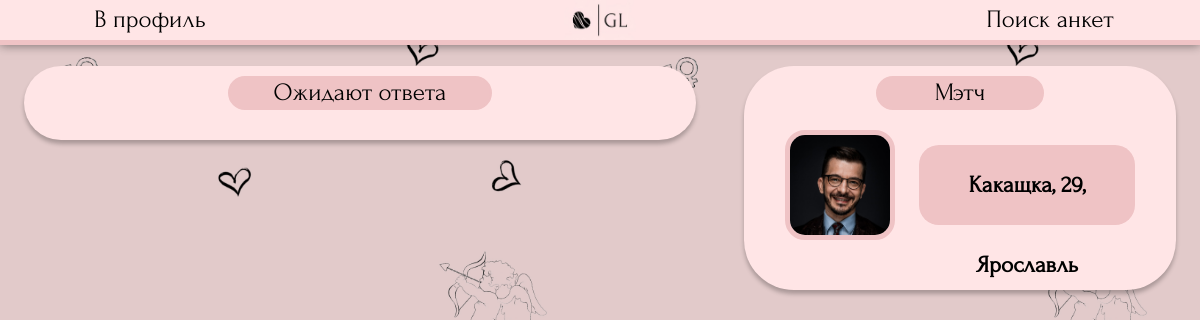
The app's page /searching/reactions/ (signed in) with its own data.
### searching/models.py (models this page shows, shortened)
class Profile(models.Model):
    genders = (
        ('Парень', 'Парень'),
        ('Девушка', 'Девушка')
    )
    point_of_searching_list = (
        ('Отношения', 'Отношения'),
        ('Свидания', 'Свидания'),
        ('Дружба', 'Дружба'),
        ('Общение', 'Общение'),
    )
    name = models.CharField ('Имя', max_length=50)
    avatar = models.ImageField ('Фото', upload_to='photos/users', default='photos/default_avatar.jpg')
    age = models.IntegerField("Возраст")
    gender = models.CharField ("Пол", choices=genders, max_length=30, default=genders[0])
    point_of_searching = models.CharField ("Цель знакомства", choices=point_of_searching_list, max_length=30, default=point_of_searching_list[0])
    city = models.CharField ('Город', max_length=100, default="Не указано")
    description = models.TextField ('О себе', max_length=300)
    social = models.CharField ('Ссылка на соцсеть', max_length=50, default='@name')
    user = models.OneToOneField(User, verbose_name='Автор анкеты', on_delete=models.CASCADE)
    age_search_min = models.IntegerField("Возраст поиска (от)", default=18)
    age_search_max = models.IntegerField("Возраст поиска (до)", default=100)
    class Meta:
        verbose_name = "Анкета"
        verbose_name_plural = "Анкеты"

### searching/views.py (the view)
class ReactionsView(View):
    def get(self, request):
        reactions = Reactions.objects.all()
        my_reactions = []
        marked_profiles = [] #collect ids
        for reaction in reactions:
            if reaction.like_receiver.username == request.user.username:
                if reaction.viewed == False:
                    marked_profiles.append(reaction.like_sender_profile.id)
                my_reactions.append (reaction.like_sender_profile)
        pairs = NewPair.objects.all()
        my_pairs = []
        for pair in pairs:
            if pair.user1.username == request.user.username:
                if pair.viewed1 == False:
                    marked_profiles.append(pair.profile2.id)
                my_pairs.append(pair.profile2)
            if pair.user2.username == request.user.username:
                if pair.viewed2 == False:
                    marked_profiles.append(pair.profile1.id)
                my_pairs.append(pair.profile1)
        return render(request, 'searching/reactions.html', {'profile_list': my_reactions, 'pair_list':my_pairs, 'marked_profiles': marked_profiles})

### templates/searching/reactions.html (shortened to what this page needs)
{% load static %}
<!DOCTYPE HTML>
<html>
	<head>
        <link rel="stylesheet" href="{% static 'css/reactions.css' %}" type="text/css">
    </head>
    <body>
        <header>
            <button onclick="location.href='/searching/myprofile'">В профиль</button>
            <a class="logocontainer" href="{% url 'profiles' %}"><img class="mainlogo" src='{% static "css/bg_mini.jpg" %}' ></a>
            <button onclick="location.href='/searching'">Поиск анкет</button>
        </header>
        <main>
            <div class="main_list">
                <div class="important">Ожидают ответа</div>
            </div>
        </main>
        <aside>
            <div class="main_list">
                <div class="important">Мэтч</div>
                {% for pair in pair_list %}
                <div class="oneprofile" >
                    <img src="{{pair.avatar.url}}">
                    <a href="{% url 'oneprofile' pair.id %}"><h3>{{pair.name}}, {{pair.age}}, {{pair.city}}</h3></a>
                </div>
            {% endfor %}
            </div>
        </aside>
    </body>
</html>

### static/css/reactions.css (style rules this page uses)
* { margin: 0; padding: 0; }
html { font-family: "Forum-Regular"; }
body { display: block; background-image: url("darkhearts.jpg"); background-size: 50%; font-family: "Forum-Regular"; margin: 0px; font-size: 20px; }
header { margin: 0px; width: 100%; display: flex; float: left; justify-content: space-between; align-items: center; position: fixed; background-color: #FFE5E6; box-shadow: 0px 0px 10px rgba(0, 0, 0, 0.5); border-bottom: 5px solid #EFC3C5; }
header button { font-size: 25px; width: 25%; font-family: "Forum-Regular"; background-color: rgba(0, 0, 0, 0); border: none; cursor: pointer; }
.main_list { display: flex; justify-content: center; flex-wrap: wrap; width: 100%; padding: 10px; border-radius: 50px; background-color: #FFE5E6; box-shadow: 0px 4px 4px 0px rgba(0, 0, 0, 0.25); }
.important { text-align: center; font-size: 25px; width: 40%; height: 30px; line-height: 30px; background: #EFC3C5; border-radius: 20px; border: 2px solid #EFC3C5; margin-bottom: 20px; }
main { display: flex; float: left; width: 56%; margin-left: 2%; margin-right: 2%; margin-top: 5.5%; }
aside { display: flex; float: left; width: 36%; margin-left: 2%; margin-right: 2%; margin-top: 5.5%; }
.oneprofile { display: flex; align-items: center; width: 85%; min-height: 80px; margin: auto; margin-bottom: 40px; }
.oneprofile a { width: 100%; min-height: 80px; line-height: 80px; text-align: center; text-decoration:none; color: black; }
.oneprofile img { height: 100px; border-radius: 20px; border: 5px solid #EFC3C5; }
h3 { height: 80px; width: 90%; margin-left: 10%; background: #EFC3C5; border-radius: 20px; }
.mainlogo { max-width: 100%; cursor: pointer; }
.logocontainer { max-width: 6%; display: flex; justify-self: center; }

### records on screen
Profile: avatar (picture), name "Какащка", age "29", city "Ярославль"
